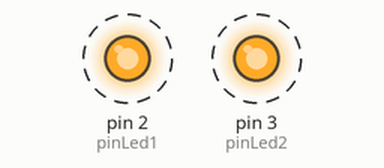
This sketch was run on a simulated Arduino Uno, built with avr-gcc and run on an emulated ATmega328P. Parts: output pins drawn as LEDs (lit = HIGH). Dashed ring = blinking.

Above: at 0.5 s.
Timing chart, 0 to 3.0 s (numbered marks = the images above):
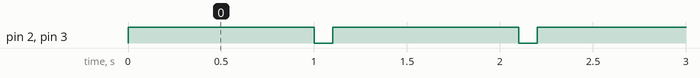

Measured:
- by itself, pin 2 (pinLed1), pin 3 (pinLed2): alternates HIGH for 1.0 s and LOW for 0.10 s

The sketch:

LED.ino
```cpp
int pinLed1, pinLed2;

void setup()
{
  pinLed1 = 2;
  pinLed2 = 3;

  pinMode(pinLed1, OUTPUT);
  pinMode(pinLed2, OUTPUT);

  digitalWrite(pinLed1, LOW);
  digitalWrite(pinLed2, LOW);

}


void loop()
{

    digitalWrite(pinLed2,HIGH);
    digitalWrite(pinLed1,HIGH);
    delay(1000);

    digitalWrite(pinLed2, LOW);
    digitalWrite(pinLed1, LOW);
    delay(100);
  }
```
